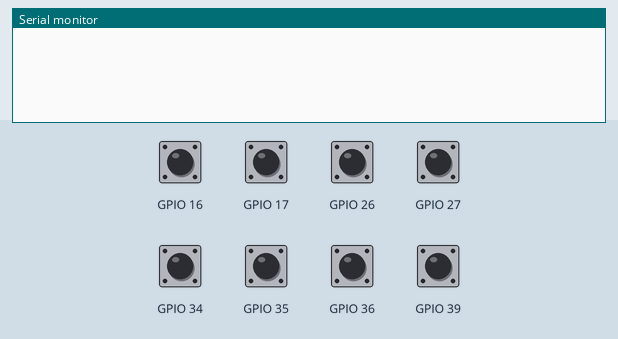
Simulated run of this sketch. Board: ESP32. Parts: the last lines printed to the serial monitor. The inputs (shaded band) are chosen by the test bench; at power-on: GPIO 16, GPIO 17, GPIO 26, GPIO 27, GPIO 34–36, GPIO 39 HIGH.

Above: at 1.2 s.
1.3 s: GPIO 17 pulled LOW for 0.15 s
At 2.6 s:
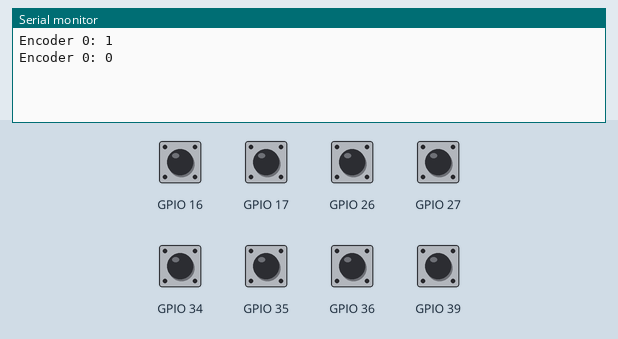
2.9 s: GPIO 26 pulled LOW for 0.15 s
At 3.9 s:
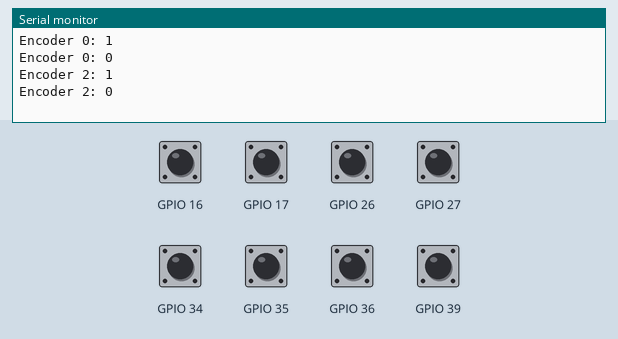
4.5 s: GPIO 35 pulled LOW for 0.15 s
At 5.2 s:
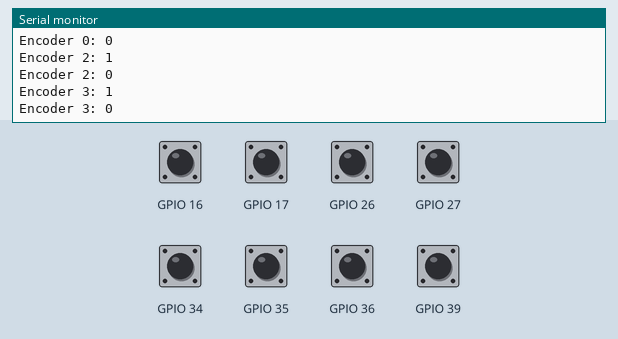
6.1 s: GPIO 39 pulled LOW for 0.15 s
At 7.4 s:
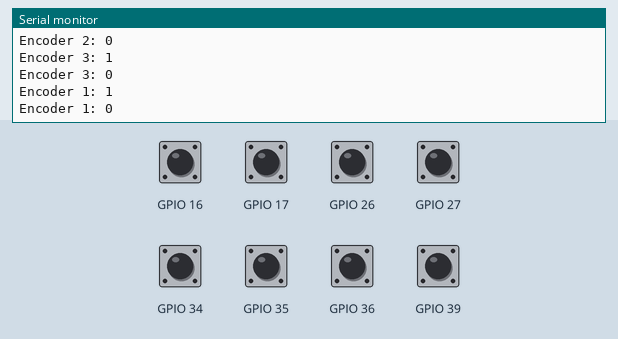
Timing chart, 0 to 8.7 s (numbered marks = the images above; inputs shaded):
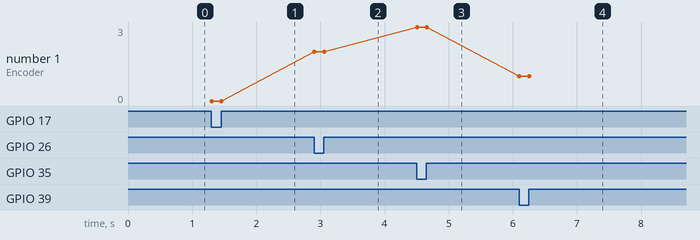

The sketch:

all-encoder-testing.ino
```cpp
#include <Arduino.h>

class Encoder {
private:
  uint8_t pinA_;
  uint8_t pinB_;
  volatile int counter_;
  volatile int aLastState_;

public:
  Encoder(uint8_t pinA, uint8_t pinB)
    : pinA_(pinA), pinB_(pinB), counter_(0), aLastState_(0) {
    pinMode(pinA_, INPUT_PULLUP);  // Or INPUT depending on your wiring
    pinMode(pinB_, INPUT_PULLUP);
    aLastState_ = digitalRead(pinA_);
  }

  void update() {
    int aState = digitalRead(pinA_);
    if (aState != aLastState_) {
      if (digitalRead(pinB_) != aState) {
        counter_++;
      } else {
        counter_--;
      }
    }
    aLastState_ = aState;
  }

  volatile int getCounter() const {
    return counter_;
  }

  uint8_t getPinA() const {
    return pinA_;
  }
};

// Define 4 encoder objects
Encoder encoder0(17, 16);
Encoder encoder1(39, 36);
Encoder encoder2(26, 27);
Encoder encoder3(35, 34);

// Individual ISR handlers for each encoder
void IRAM_ATTR handleEncoder0() {
  encoder0.update();
}
void IRAM_ATTR handleEncoder1() {
  encoder1.update();
}
void IRAM_ATTR handleEncoder2() {
  encoder2.update();
}
void IRAM_ATTR handleEncoder3() {
  encoder3.update();
}

void setup() {
  Serial.begin(9600);

  // Attach interrupts for each encoder
  attachInterrupt(digitalPinToInterrupt(encoder0.getPinA()), handleEncoder0, CHANGE);
  attachInterrupt(digitalPinToInterrupt(encoder1.getPinA()), handleEncoder1, CHANGE);
  attachInterrupt(digitalPinToInterrupt(encoder2.getPinA()), handleEncoder2, CHANGE);
  attachInterrupt(digitalPinToInterrupt(encoder3.getPinA()), handleEncoder3, CHANGE);
}

void loop() {
  static int lastCounters[4] = { 0, 0, 0, 0 };
  int currentCounters[4];

  // Read all counters atomically
  noInterrupts();
  currentCounters[0] = encoder0.getCounter();
  currentCounters[1] = encoder1.getCounter();
  currentCounters[2] = encoder2.getCounter();
  currentCounters[3] = encoder3.getCounter();
  interrupts();

  // Check and print changes for each encoder
  for (int i = 0; i < 4; i++) {
    if (currentCounters[i] != lastCounters[i]) {
      Serial.print("Encoder ");
      Serial.print(i);
      Serial.print(": ");
      Serial.println(currentCounters[i]);
      lastCounters[i] = currentCounters[i];
    }
  }

  delay(10);  // Optional delay to reduce serial output
}
```

Measured:
- after the input at 1.3 s, the serial monitor: prints a new line at once (image 1)
- after the input at 2.9 s, the serial monitor: prints a new line at once (image 2)
- after the input at 4.5 s, the serial monitor: prints a new line at once (image 3)
- after the input at 6.1 s, the serial monitor: prints a new line at once (image 4)
- plotted number 1: 0 → 2 after the input at 2.9 s, 2 → 3 after the input at 4.5 s
